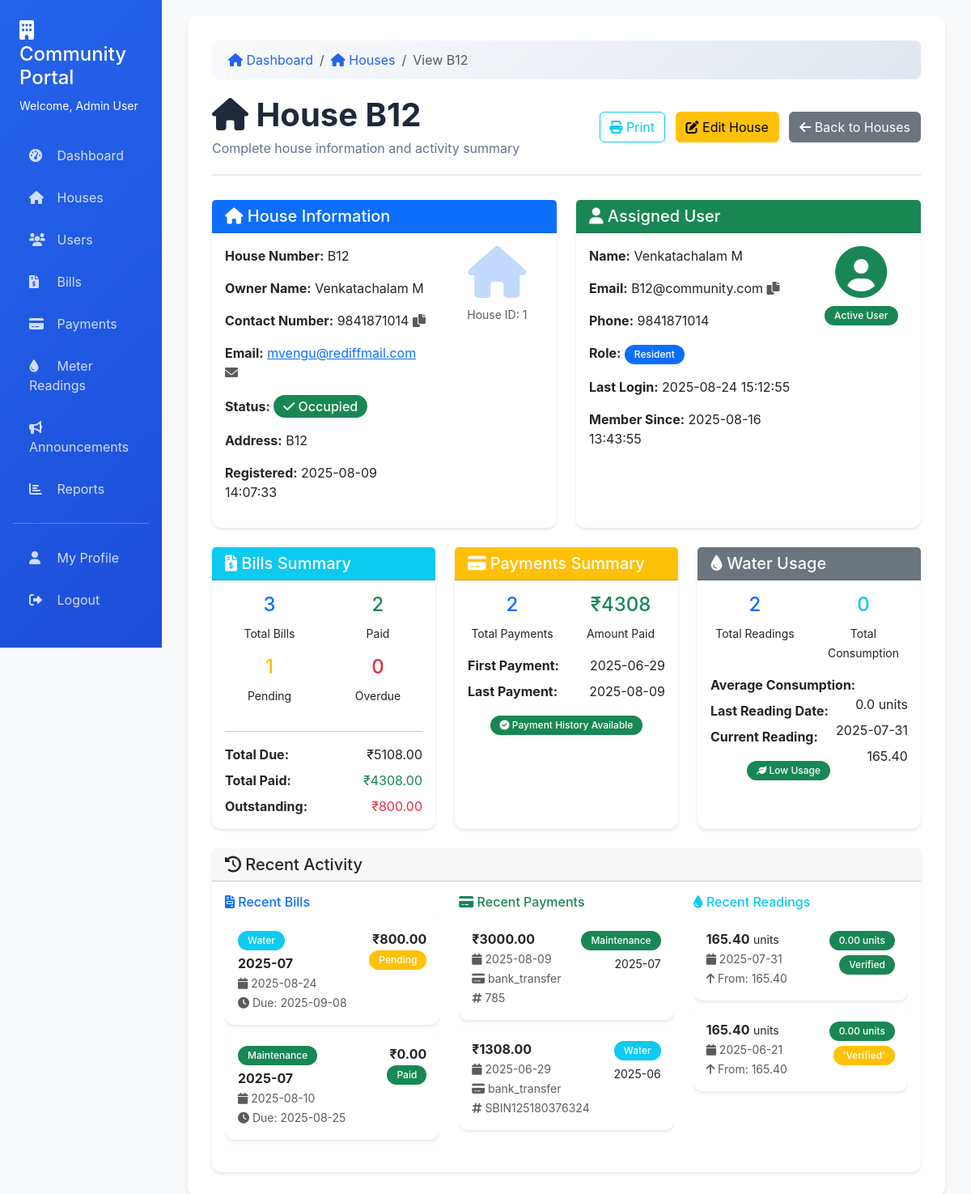
The app's page /houses/1/view (signed in), older data.
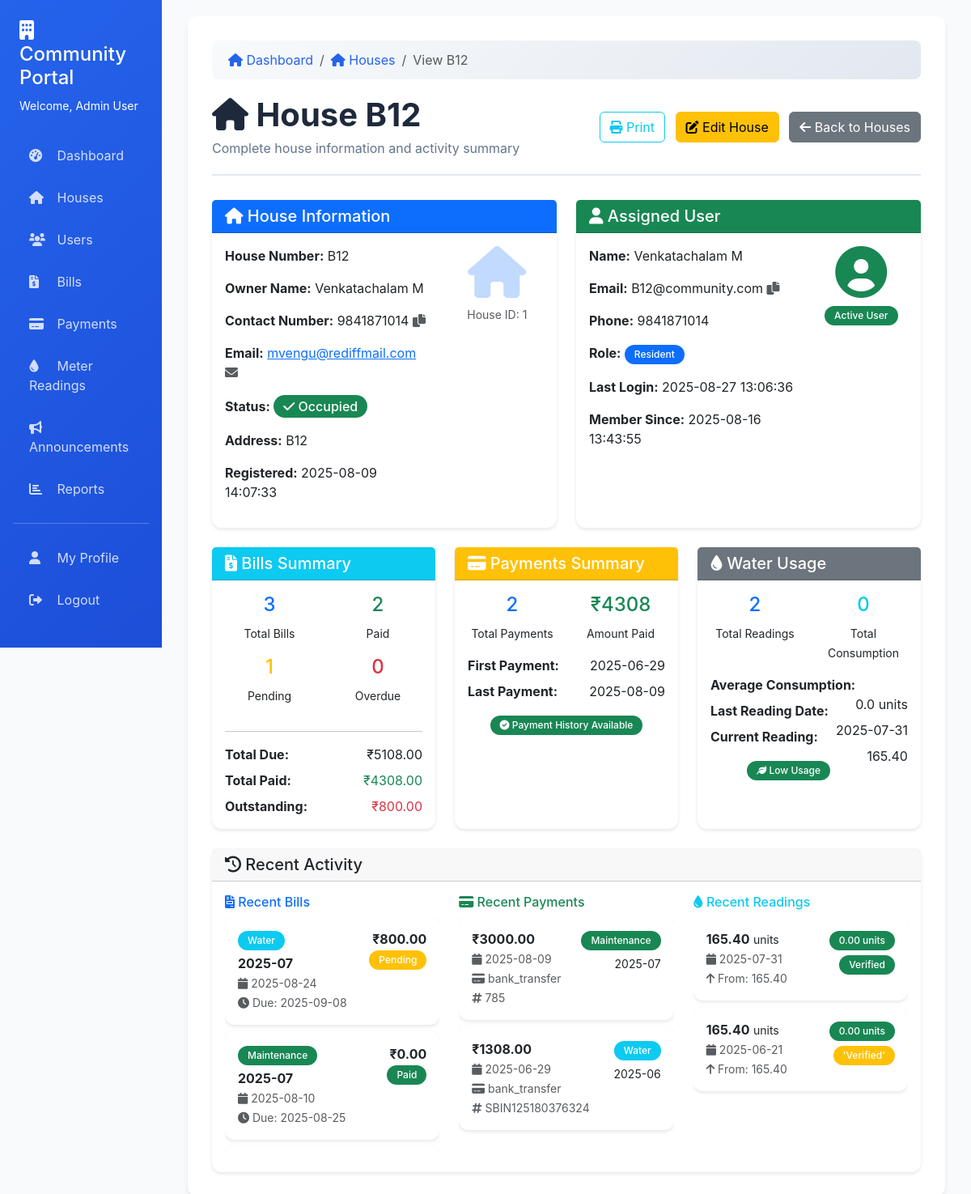
The same page, newer data.
### tables this page shows
CREATE TABLE users (
                id INTEGER PRIMARY KEY AUTOINCREMENT,
                email TEXT UNIQUE NOT NULL,
                password_hash TEXT NOT NULL,
                role TEXT NOT NULL DEFAULT 'resident',
                first_name TEXT,
                last_name TEXT,
                phone_number TEXT,
                house_id INTEGER,
                created_at TIMESTAMP DEFAULT CURRENT_TIMESTAMP,
                last_login TIMESTAMP
            );

### app.py (the view)
@app.route('/houses/<int:house_id>/view')
@login_required
def view_house(house_id):
    conn = get_db_connection()
    user_house_id = get_user_house_id()
    if session.get('user_role') != 'admin' and user_house_id != house_id:
        flash('Access denied.', 'error')
        return redirect(url_for('houses'))
    house = conn.execute('SELECT * FROM houses WHERE id = ?', (house_id,)).fetchone()
    if not house:
        flash('House not found!', 'error')
        conn.close()
        return redirect(url_for('houses'))
    bills_summary = conn.execute('''
        SELECT
            COUNT(*) as total_bills,
            SUM(CASE WHEN status = 'paid' THEN 1 ELSE 0 END) as paid_bills,
            SUM(CASE WHEN status = 'pending' THEN 1 ELSE 0 END) as pending_bills,
            SUM(CASE WHEN status = 'overdue' THEN 1 ELSE 0 END) as overdue_bills,
            COALESCE(SUM(current_balance), 0) as total_outstanding,
            COALESCE(SUM(total_amount_paid), 0) as total_paid,
            COALESCE(SUM(total_amount_due), 0) as total_due
        FROM bills
        WHERE house_id = ?
    ''', (house_id,)).fetchone()
    payments_summary = conn.execute('''
        SELECT
            COUNT(*) as total_payments,
            COALESCE(SUM(amount_paid), 0) as total_amount_paid,
            MAX(payment_date) as last_payment_date,
            MIN(payment_date) as first_payment_date
        FROM payments
        WHERE house_id = ?
    ''', (house_id,)).fetchone()
    meter_readings_summary = conn.execute('''
        SELECT
            COUNT(*) as total_readings,
            COALESCE(SUM(consumption), 0) as total_consumption,
            COALESCE(AVG(consumption), 0) as avg_consumption,
            MAX(reading_date) as last_reading_date,
            COALESCE(MAX(current_reading), 0) as last_reading_value
        FROM meter_readings
        WHERE house_id = ?
    ''', (house_id,)).fetchone()
    recent_bills = conn.execute('''
        SELECT bill_type, billing_cycle, generation_date, due_date,
               total_amount_due, current_balance, status
        FROM bills
        WHERE house_id = ?
        ORDER BY generation_date DESC
        LIMIT 5
    ''', (house_id,)).fetchall()
    recent_payments = conn.execute('''
        SELECT p.payment_date, p.amount_paid, p.payment_method,
               b.bill_type, b.billing_cycle, p.transaction_id
        FROM payments p
        JOIN bills b ON p.bill_id = b.id
        WHERE p.house_id = ?
        ORDER BY p.payment_date DESC
        LIMIT 5
    ''', (house_id,)).fetchall()
    recent_readings = conn.execute('''
        SELECT reading_date, current_reading, previous_reading,
               consumption, status
        FROM meter_readings
        WHERE house_id = ?
        ORDER BY reading_date DESC
        LIMIT 5
    ''', (house_id,)).fetchall()
    assigned_user = conn.execute('''
        SELECT first_name, last_name, email, phone_number,
               last_login, created_at, role
        FROM users
        WHERE house_id = ?
    ''', (house_id,)).fetchone()
    conn.close()
    return render_template('view_house.html',
                         house=house,
                         bills_summary=bills_summary,
                         payments_summary=payments_summary,
                         meter_readings_summary=meter_readings_summary,
                         recent_bills=recent_bills,
                         recent_payments=recent_payments,
                         recent_readings=recent_readings,
                         assigned_user=assigned_user)

### app.py (called while the page is built)
def get_db_connection():
    conn = sqlite3.connect(DATABASE)
    conn.row_factory = sqlite3.Row
    return conn

def login_required(f):
    @wraps(f)
    def decorated_function(*args, **kwargs):
        if 'user_id' not in session:
            return redirect(url_for('login'))
        return f(*args, **kwargs)
    return decorated_function

def get_user_house_id():
    if session.get('user_role') == 'admin':
        return None  # Admins can see all
    conn = get_db_connection()
    user = conn.execute('SELECT house_id FROM users WHERE id = ?', (session['user_id'],)).fetchone()
    conn.close()
    return user['house_id'] if user else None

### templates/view_house.html (shortened to what the changed rows need)
{% extends "base.html" %}
{% block content %}
<div class="page-header d-flex justify-content-between align-items-center">
    <div>
        <h1><i class="fas fa-home"></i> House {{ house.house_number }}</h1>
    </div>
</div>
<div class="row mb-4">
    <div class="col-md-6">
        <div class="card border-success h-100">
            <div class="card-body">
                {% if assigned_user %}
                    <div class="row">
                        <div class="col-md-8">
                            <p><strong>Name:</strong> {{ assigned_user.first_name }} {{ assigned_user.last_name }}</p>
                            <p><strong>Email:</strong>
                                <span onclick="copyToClipboard('{{ assigned_user.email }}', 'Email copied!')"
                                      style="cursor: pointer;" data-bs-toggle="tooltip" title="Click to copy">
                                    {{ assigned_user.email }} <i class="fas fa-copy text-muted"></i>
                                </span>
                            </p>
                            <p><strong>Phone:</strong> {{ assigned_user.phone_number or 'Not provided' }}</p>
                            <p><strong>Role:</strong>
                                <span class="badge bg-{{ 'danger' if assigned_user.role == 'admin' else 'primary' }}">
                                    {{ assigned_user.role.title() }}
                                </span>
                            </p>
                            <p><strong>Last Login:</strong> {{ assigned_user.last_login or 'Never' }}</p>
                            <p><strong>Member Since:</strong> {{ assigned_user.created_at }}</p>
                        </div>
                        <div class="col-md-4 text-center">
                            <i class="fas fa-user-circle fa-4x text-success"></i>
                            <div class="mt-2">
                                <span class="badge bg-success">Active User</span>
                            </div>
                        </div>
                    </div>
                {% endif %}
            </div>
        </div>
    </div>
</div>
{% endblock %}

Row changes from the older to the newer data that the page shows:
changed users "Venkatachalam": last_login "2025-08-24 15:12:55" → "2025-08-27 13:06:36"
